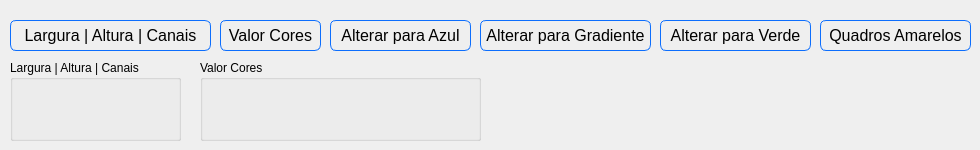
    <widget class="QWidget" name="tab_3">
     <attribute name="title">
      <string>Propiedades da Imagem</string>
     </attribute>
     <widget class="QPushButton" name="largura_altura">
      <property name="geometry">
       <rect>
        <x>10</x>
        <y>20</y>
        <width>201</width>
        <height>31</height>
       </rect>
      </property>
      <property name="cursor">
       <cursorShape>PointingHandCursor</cursorShape>
      </property>
      <property name="styleSheet">
       <string notr="true">QPushButton{
	font-size:16px;
	border-style:solid;
	border-width: 1px;
	border-radius: 6;
	border-color: #0d6efd;
}

QPushButton:pressed{
	font-size:16px;
	border-style:solid;
	border-width: 1px;
	border-radius: 6;
	background-color: #0d6efd;
	color: white;
}

</string>
      </property>
      <property name="text">
       <string>Largura | Altura | Canais</string>
      </property>
     </widget>
     <widget class="QPushButton" name="cores">
      <property name="geometry">
       <rect>
        <x>220</x>
        <y>20</y>
        <width>101</width>
        <height>31</height>
       </rect>
      </property>
      <property name="cursor">
       <cursorShape>PointingHandCursor</cursorShape>
      </property>
      <property name="styleSheet">
       <string notr="true">QPushButton{
	font-size:16px;
	border-style:solid;
	border-width: 1px;
	border-radius: 6;
	border-color: #0d6efd;
}

QPushButton:pressed{
	font-size:16px;
	border-style:solid;
	border-width: 1px;
	border-radius: 6;
	background-color: #0d6efd;
	color: white;
}

</string>
      </property>
      <property name="text">
       <string>Valor Cores</string>
      </property>
     </widget>
     <widget class="QPushButton" name="azul">
      <property name="geometry">
       <rect>
        <x>330</x>
        <y>20</y>
        <width>141</width>
        <height>31</height>
       </rect>
      </property>
      <property name="cursor">
       <cursorShape>PointingHandCursor</cursorShape>
      </property>
      <property name="styleSheet">
       <string notr="true">QPushButton{
	font-size:16px;
	border-style:solid;
	border-width: 1px;
	border-radius: 6;
	border-color: #0d6efd;
}

QPushButton:pressed{
	font-size:16px;
	border-style:solid;
	border-width: 1px;
	border-radius: 6;
	background-color: #0d6efd;
	color: white;
}

</string>
      </property>
      <property name="text">
       <string>Alterar para Azul</string>
      </property>
     </widget>
     <widget class="QPushButton" name="gradiente">
      <property name="geometry">
       <rect>
        <x>480</x>
        <y>20</y>
        <width>171</width>
        <height>31</height>
       </rect>
      </property>
      <property name="cursor">
       <cursorShape>PointingHandCursor</cursorShape>
      </property>
      <property name="styleSheet">
       <string notr="true">QPushButton{
	font-size:16px;
	border-style:solid;
	border-width: 1px;
	border-radius: 6;
	border-color: #0d6efd;
}

QPushButton:pressed{
	font-size:16px;
	border-style:solid;
	border-width: 1px;
	border-radius: 6;
	background-color: #0d6efd;
	color: white;
}

</string>
      </property>
      <property name="text">
       <string>Alterar para Gradiente</string>
      </property>
     </widget>
     <widget class="QPushButton" name="verde">
      <property name="geometry">
       <rect>
        <x>660</x>
        <y>20</y>
        <width>151</width>
        <height>31</height>
       </rect>
      </property>
      <property name="cursor">
       <cursorShape>PointingHandCursor</cursorShape>
      </property>
      <property name="styleSheet">
       <string notr="true">QPushButton{
	font-size:16px;
	border-style:solid;
	border-width: 1px;
	border-radius: 6;
	border-color: #0d6efd;
}

QPushButton:pressed{
	font-size:16px;
	border-style:solid;
	border-width: 1px;
	border-radius: 6;
	background-color: #0d6efd;
	color: white;
}

</string>
      </property>
      <property name="text">
       <string>Alterar para Verde</string>
      </property>
     </widget>
     <widget class="QPushButton" name="verde_2">
      <property name="geometry">
       <rect>
        <x>820</x>
        <y>20</y>
        <width>151</width>
        <height>31</height>
       </rect>
      </property>
      <property name="cursor">
       <cursorShape>PointingHandCursor</cursorShape>
      </property>
      <property name="styleSheet">
       <string notr="true">QPushButton{
	font-size:16px;
	border-style:solid;
	border-width: 1px;
	border-radius: 6;
	border-color: #0d6efd;
}

QPushButton:pressed{
	font-size:16px;
	border-style:solid;
	border-width: 1px;
	border-radius: 6;
	background-color: #0d6efd;
	color: white;
}

</string>
      </property>
      <property name="text">
       <string>Quadros Amarelos</string>
      </property>
     </widget>
     <widget class="QGroupBox" name="groupBox">
      <property name="geometry">
       <rect>
        <x>10</x>
        <y>60</y>
        <width>171</width>
        <height>81</height>
       </rect>
      </property>
      <property name="title">
       <string>Largura | Altura | Canais</string>
      </property>
      <widget class="QLabel" name="largura">
       <property name="geometry">
        <rect>
         <x>10</x>
         <y>20</y>
         <width>151</width>
         <height>20</height>
        </rect>
       </property>
       <property name="text">
        <string/>
       </property>
      </widget>
      <widget class="QLabel" name="altura">
       <property name="geometry">
        <rect>
         <x>10</x>
         <y>40</y>
         <width>151</width>
         <height>20</height>
        </rect>
       </property>
       <property name="text">
        <string/>
       </property>
      </widget>
      <widget class="QLabel" name="canais">
       <property name="geometry">
        <rect>
         <x>10</x>
         <y>60</y>
         <width>151</width>
         <height>20</height>
        </rect>
       </property>
       <property name="text">
        <string/>
       </property>
      </widget>
     </widget>
     <widget class="QGroupBox" name="groupBox_3">
      <property name="geometry">
       <rect>
        <x>200</x>
        <y>60</y>
        <width>281</width>
        <height>81</height>
       </rect>
      </property>
      <property name="title">
       <string>Valor Cores</string>
      </property>
      <widget class="QLabel" name="pixel">
       <property name="geometry">
        <rect>
         <x>10</x>
         <y>20</y>
         <width>261</width>
         <height>16</height>
        </rect>
       </property>
       <property name="text">
        <string/>
       </property>
      </widget>
      <widget class="QLabel" name="valorCores">
       <property name="geometry">
        <rect>
         <x>10</x>
         <y>50</y>
         <width>261</width>
         <height>16</height>
        </rect>
       </property>
       <property name="text">
        <string/>
       </property>
      </widget>
     </widget>
    </widget>
